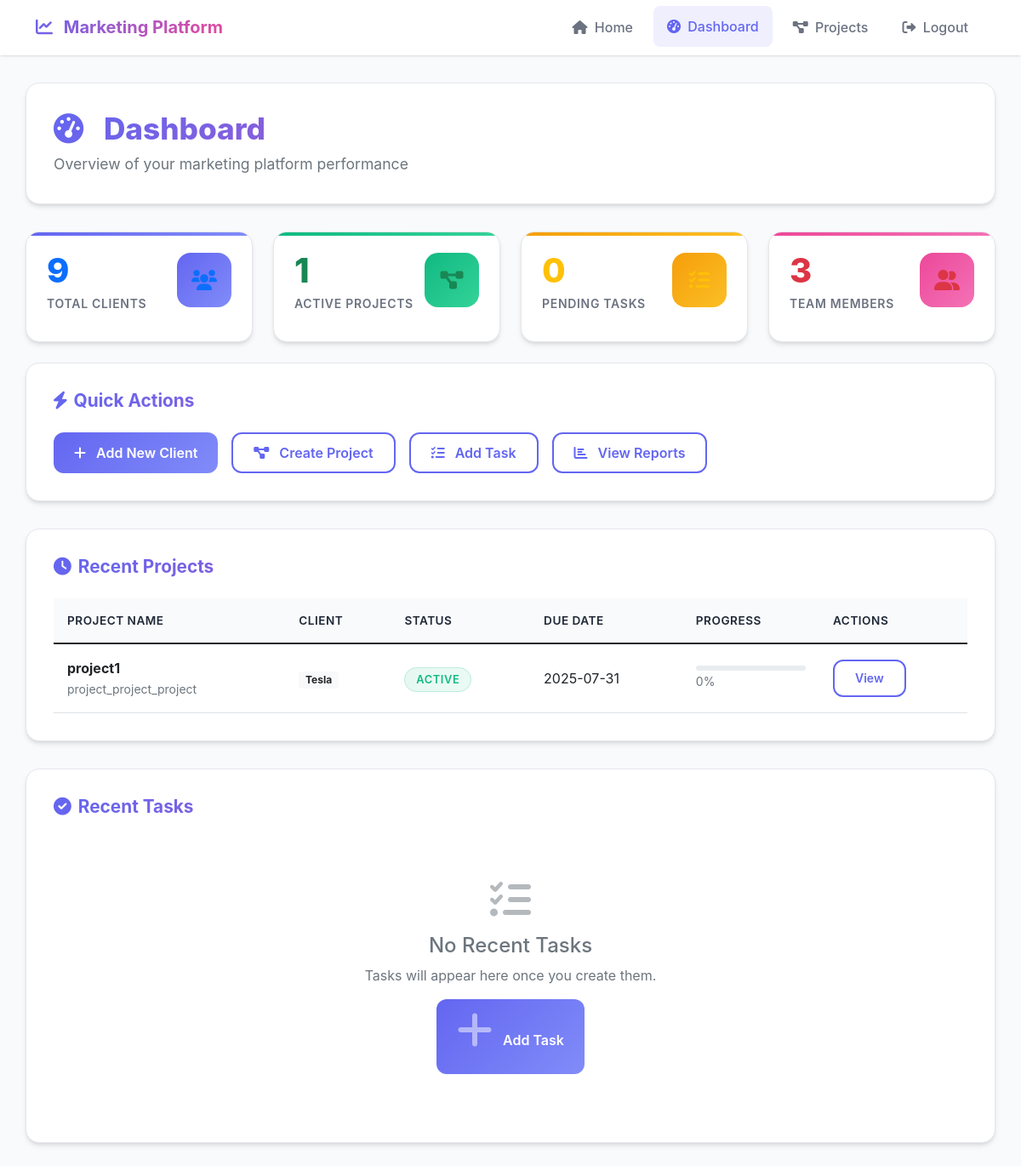
/dashboard (signed in), run on an earlier commit of the app's database.
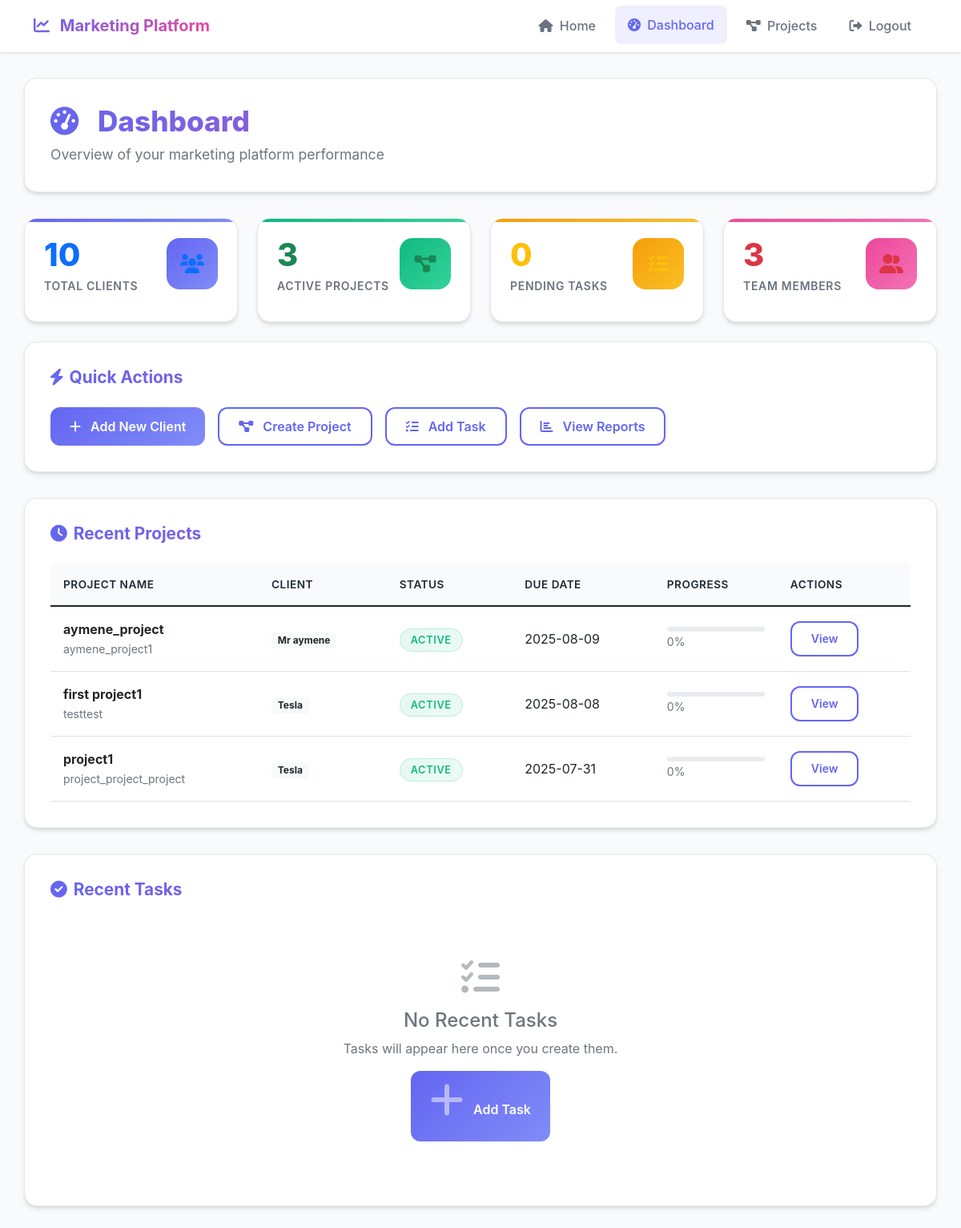
And on a later commit of the database.
### models.py (models this page shows, shortened)
class Project(db.Model):
    id = db.Column(db.Integer, primary_key=True)
    name = db.Column(db.String(200), nullable=False)
    description = db.Column(db.Text)
    status = db.Column(db.String(50), nullable=False, default='active')
    due_date = db.Column(db.Date)
    user_id = db.Column(db.Integer, db.ForeignKey('user.id'), nullable=False)
    client_id = db.Column(db.Integer, db.ForeignKey('client.id'), nullable=True)  # ADD THIS LINE
    created_at = db.Column(db.DateTime, default=datetime.utcnow)
    tasks = db.relationship('Task', backref='project', lazy=True, cascade='all, delete-orphan')
    analytics = db.relationship('Analytics', backref='project', lazy=True, cascade='all, delete-orphan')
    automation_triggers = db.relationship('AutomationTrigger', backref='project', lazy=True)
    def get_progress(self):
        total_tasks = len(self.tasks)
        if total_tasks == 0:
            return 0
        completed_tasks = len([task for task in self.tasks if task.status == 'completed'])
        return int((completed_tasks / total_tasks) * 100)

class Client(db.Model):
    id = db.Column(db.Integer, primary_key=True)
    name = db.Column(db.String(200), nullable=False)
    company = db.Column(db.String(200))
    email = db.Column(db.String(120))
    sector = db.Column(db.String(100))  # business sector
    logo_url = db.Column(db.String(500))
    created_at = db.Column(db.DateTime, default=datetime.utcnow)
    projects = db.relationship('Project', backref='client', lazy=True)

### app.py (the view)
    @app.route('/dashboard')
    @login_required
    def dashboard():
        stats = get_dashboard_stats()
        recent_projects = get_recent_projects()
        recent_tasks = get_recent_tasks()
        deadline_info = get_deadline_summary()
        return render_template('dashboard/index.html',
                            stats=stats,
                            recent_projects=recent_projects,
                            recent_tasks=recent_tasks,
                            deadline_info=deadline_info)  # NEW: Pass deadline info

### models.py (called while the page is built)
    def is_admin(self):
        return self.role == 'admin'

### templates/dashboard/index.html (shortened to what this page needs)
<!DOCTYPE html>
<html lang="en">
<head>
    <link href="https://cdn.jsdelivr.net/npm/bootstrap@5.1.3/dist/css/bootstrap.min.css" rel="stylesheet">
    <link href="https://cdnjs.cloudflare.com/ajax/libs/font-awesome/6.0.0/css/all.min.css" rel="stylesheet">
</head>
<body>
    <nav class="navbar navbar-expand-lg navbar-dark">
        <div class="container">
            <a class="navbar-brand" href="/">
                <i class="fas fa-chart-line me-2"></i>
                Marketing Platform
            </a>
            <div class="collapse navbar-collapse" id="navbarNav">
                <ul class="navbar-nav ms-auto">
                    <li class="nav-item">
                        <a class="nav-link" href="/">
                            <i class="fas fa-home me-1"></i>
                            Home
                        </a>
                    </li>
                    <li class="nav-item">
                        <a class="nav-link active" href="/dashboard">
                            <i class="fas fa-tachometer-alt me-1"></i>
                            Dashboard
                        </a>
                    </li>
                    <li class="nav-item">
                        <a class="nav-link" href="#" onclick="showProjectsView()">
                            <i class="fas fa-project-diagram me-1"></i>
                            Projects
                        </a>
                    </li>
                    <li class="nav-item">
                        <a class="nav-link" href="#" onclick="logout()">
                            <i class="fas fa-sign-out-alt me-1"></i>
                            Logout
                        </a>
                    </li>
                </ul>
            </div>
        </div>
    </nav>
    <div class="container main-content">
        <div class="page-header">
            <h1 class="page-title">
                <i class="fas fa-tachometer-alt me-3"></i>
                Dashboard
            </h1>
            <p class="page-subtitle">Overview of your marketing platform performance</p>
        </div>
        <div class="row">
            <div class="col-md-3 col-sm-6">
                <div class="stats-card clients">
                    <div class="d-flex justify-content-between align-items-center">
                        <div>
                            <p class="stat-number text-primary">{{ stats.clients or 0 }}</p>
                            <p class="stat-label">Total Clients</p>
                        </div>
                        <div class="stat-icon text-primary">
                            <i class="fas fa-users"></i>
                        </div>
                    </div>
                </div>
            </div>
            <div class="col-md-3 col-sm-6">
                <div class="stats-card projects">
                    <div class="d-flex justify-content-between align-items-center">
                        <div>
                            <p class="stat-number text-success">{{ stats.projects or 0 }}</p>
                            <p class="stat-label">Active Projects</p>
                        </div>
                        <div class="stat-icon text-success">
                            <i class="fas fa-project-diagram"></i>
                        </div>
                    </div>
                </div>
            </div>
            <div class="col-md-3 col-sm-6">
                <div class="stats-card tasks">
                    <div class="d-flex justify-content-between align-items-center">
                        <div>
                            <p class="stat-number text-warning">{{ stats.tasks or 0 }}</p>
                            <p class="stat-label">Pending Tasks</p>
                        </div>
                        <div class="stat-icon text-warning">
                            <i class="fas fa-tasks"></i>
                        </div>
                    </div>
                </div>
            </div>
            <div class="col-md-3 col-sm-6">
                <div class="stats-card users">
                    <div class="d-flex justify-content-between align-items-center">
                        <div>
                            <p class="stat-number text-danger">{{ stats.users or 0 }}</p>
                            <p class="stat-label">Team Members</p>
                        </div>
                        <div class="stat-icon text-danger">
                            <i class="fas fa-user-friends"></i>
                        </div>
                    </div>
                </div>
            </div>
        </div>
        <div class="section-card">
            <h2 class="section-title">
                <i class="fas fa-bolt"></i>
                Quick Actions
            </h2>
            <div class="quick-actions">
                <button class="btn btn-primary" data-bs-toggle="modal" data-bs-target="#createClientModal">
                    <i class="fas fa-plus me-2"></i>
                    Add New Client
                </button>
                <button class="btn btn-outline-primary" data-bs-toggle="modal" data-bs-target="#createProjectModal">
                    <i class="fas fa-project-diagram me-2"></i>
                    Create Project
                </button>
                <button class="btn btn-outline-primary" data-bs-toggle="modal" data-bs-target="#addTaskModal">
                    <i class="fas fa-tasks me-2"></i>
                    Add Task
                </button>
                <button class="btn btn-outline-primary" onclick="showAlert('📊 Reports feature coming soon!', 'info')">
                    <i class="fas fa-chart-bar me-2"></i>
                    View Reports
                </button>
            </div>
        </div>
        <div class="section-card">
            <h2 class="section-title">
                <i class="fas fa-clock"></i>
                Recent Projects
            </h2>
            {% if recent_projects %}
                <div class="table-responsive">
                    <table class="table">
                        <thead>
                            <tr>
                                <th>Project Name</th>
                                <th>Client</th>
                                <th>Status</th>
                                <th>Due Date</th>
                                <th>Progress</th>
                                <th>Actions</th>
                            </tr>
                        </thead>
                        <tbody>
                            {% for project in recent_projects %}
                            <tr>
                                <td>
                                    <strong>{{ project.name }}</strong>
                                    <br>
                                    <small class="text-muted">{{ project.description[:50] }}{% if project.description|length > 50 %}...{% endif %}</small>
                                </td>
                                <td>
                                    {% if project.client %}
                                        <span class="badge bg-light text-dark">{{ project.client.name }}</span>
                                    {% else %}
                                        <span class="text-muted">No client</span>
                                    {% endif %}
                                </td>
                                <td>
                                    <span class="status-badge status-{{ project.status.lower() }}">
                                        {{ project.status }}
                                    </span>
                                </td>
                                <td>
                                    {% if project.due_date %}
                                        {{ project.due_date.strftime('%Y-%m-%d') }}
                                    {% else %}
                                        <span class="text-muted">No due date</span>
                                    {% endif %}
                                </td>
                                <td>
                                    <div class="progress" style="height: 6px;">
                                    </div>
                                    <small class="text-muted">{{ project.get_progress() or 0 }}%</small>
                                </td>
                                <td>
                                    <a href="/project/{{ project.id }}" class="btn btn-sm btn-outline-primary">
                                        View
                                    </a>
                                </td>
                            </tr>
                            {% endfor %}
                        </tbody>
                    </table>
                </div>
            {% endif %}
        </div>
        <div class="section-card">
            <h2 class="section-title">
                <i class="fas fa-check-circle"></i>
                Recent Tasks
            </h2>
            {% if recent_tasks %}
                <div class="table-responsive">
                    <table class="table">
                        <thead>
                            <tr>
                                <th>Task Name</th>
                                <th>Project</th>
                                <th>Assigned To</th>
                                <th>Status</th>
                                <th>Due Date</th>
                            </tr>
                        </thead>
                        <tbody>
                            {% for task in recent_tasks %}
                            <tr>
                                <td>
                                    <strong>{{ task.title }}</strong>
                                    {% if task.description %}
                                        <br>
                                        <small class="text-muted">{{ task.description[:40] }}{% if task.description|length > 40 %}...{% endif %}</small>
                                    {% endif %}
                                </td>
                                <td>
                                    <span class="badge bg-light text-dark">{{ task.project.name }}</span>
                                </td>
                                <td>
                                    {% if task.assigned_to %}
                                        {{ task.assigned_to }}
                                    {% else %}
                                        <span class="text-muted">Unassigned</span>
                                    {% endif %}
                                </td>
                                <td>
                                    <span class="status-badge status-{{ task.status.lower() }}">
                                        {{ task.status.replace('_', ' ') }}
                                    </span>
                                </td>
                                <td>
                                    {% if task.due_date %}
                                        {{ task.due_date.strftime('%Y-%m-%d') }}
                                    {% else %}
                                        <span class="text-muted">No due date</span>
                                    {% endif %}
                                </td>
                            </tr>
                            {% endfor %}
                        </tbody>
                    </table>
                </div>
            {% else %}
                <div class="empty-state">
                    <i class="fas fa-tasks"></i>
                    <h4>No Recent Tasks</h4>
                    <p>Tasks will appear here once you create them.</p>
                    <button class="btn btn-primary" data-bs-toggle="modal" data-bs-target="#addTaskModal">
                        <i class="fas fa-plus me-2"></i>
                        Add Task
                    </button>
                </div>
            {% endif %}
        </div>
    </div>
</body>
</html>

What changed in the data, as far as the page shows it:
added Project: name "aymene_project", description "aymene_project1", client.name "Mr aymene", status "ACTIVE", due_date "2025-08-09", project "0"
added Project: name "first project1", description "testtest", client.name "Tesla", status "ACTIVE", due_date "2025-08-08", project "0"
Also different on the page:
{{ stats.clients or 0 }}: "9" → "10"
{{ stats.projects or 0 }}: "1" → "3"
